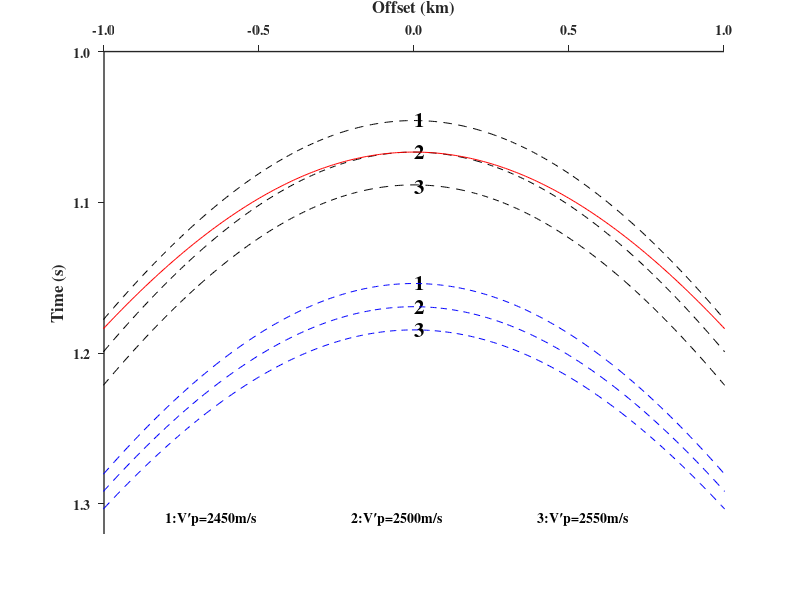

Write the MATLAB code that produced this figure.
clear

%vs=1500;vp=3000;Depth=1000;r=vs/vp;
%h=ezplot(@(a,x)myfun(a,x,r,Depth),[0 1 -2000 2000])
%C=get(h,'contourMatrix');
%a=C(1,2:end);
%X=C(2,2:end);
%t=Depth./cos(asin(a))/vp+Depth./cos(asin(0.5*a))/vs;
%plot(X,t,'r')
%hold on

%%%%%%%%%%% Map migration (stack impulse)%%%%%%%
%%%%% single shot %%%%%%%
%for k=1:10:181  
%   ezplot(@(x,y)myfun(x,y,sx,rx,vp,vs,t(k)),[-2000 2000 -2000  2000]); 
%   hold on; 
%end
%%%%% single offset multishot%%%%%%%
%for k=100:50:400
%   ezplot(@(x,y)myfun(x,y,sx+k,X(120)+k,vp,vs,t(120)),[-2000 2000 -2000    2000]); 
%   hold on; 
%end

%%%%%%%%%  Matrix manner to compute Demigration traveltime %%%%%%%
%clear
%vp_dem=2450:20:2550;vs_dem=1300;vs=1500;vp=2500;h=700;
%Depth_dem=(vs_dem/vs*(vp+vs)./(vp_dem+vs_dem))*h;
%r1=vs_dem./vp_dem;
%sx=200;rx=1000;
%a=0:pi/(180*4):pi/6;
%a11=asin(r1'*sin(a));
%X1=repmat(Depth_dem',[1,121]).*(repmat(tan(a),[6 1])+tan(a11));
%t1=((Depth_dem./vp_dem)'*cos(a)+(repmat(Depth_dem',[1,121])./cos(a11))/vs_dem);
%plot(X1',t1')

%%%%%%%%%  For loop manner to compute Demigration traveltime %%%%%%%
%%%%%%  Demigration with PS image %%%%%%%
fid=figure(1);
get(fid,'position')
set(fid,'position',[200 100 500 500]);%set figure position and size ([left bottom width height]) on the screen.
hold on
%plot(lowvel_init_vp(:,aaaa),[1:700],'color','b','linestyle','--','linewidth',1.5);
set(gca,'ydir','reverse','xlim',[-1000 1000],'xtick',[-1000:500:1000],'xticklabel','-1.0|-0.5|0.0|0.5|1.0','xaxislocation','top');
set(gca,'ylim',[1 1.32],'ytick',[1:0.1:1.4],'yticklabel','1.0|1.1|1.2|1.3');
%set(gca,'ylim',[0.5 1.5],'ytick',[0.5:0.25:1.5],'yticklabel','0.5|0.75|1.25|1.5');
set(gca,'tickdir','out','linewidth',1);
set(gca,'fontsize',10,'fontname','times','fontweight','bold');
xlabel('Offset (km)','fontsize',12,'fontname','times','fontweight','bold');
ylabel('Time (s)','fontsize',12,'fontname','times','fontweight','bold');
text(1500,2000,'0.0','fontsize',10,'fontname','times','fontweight','bold');
%text(950,730,'1.0','fontsize',10,'fontname','times','fontweight','bold');
%text(1950,730,'2.0','fontsize',10,'fontname','times','fontweight','bold');
%text(2950,730,'3.0','fontsize',10,'fontname','times','fontweight','bold');
%text(3950,730,'4.0','fontsize',10,'fontname','times','fontweight','bold');
%text(4950,730,'5.0','fontsize',10,'fontname','times','fontweight','bold');
%
vs=1500;vp=2500;h=1000;
for i=2450:50:2550
    vp_dem=i;vs_dem=1300;
    Depth_dem=(vs_dem/vs*(vp+vs)/(vp_dem+vs_dem))*h;
%   Depth_dem=h;
    r1=vs_dem/vp_dem;
    sx=200;rx=1000;
    a=-pi/4:pi/(180*4):pi/4;
    a11=asin(r1*sin(a));
    X1=Depth_dem*(tan(a)+tan(a11));
    %t=(h/cos(a)/vp+h/cos(a*r)/vs);
    t1=(Depth_dem./cos(a)/vp_dem+Depth_dem./cos(a11)/vs_dem);
    hold on
	plot(X1,t1,'k--')
end

text(3,1.045,'1','fontsize',15,'fontname','times','fontweight','bold');
text(3,1.066,'2','fontsize',15,'fontname','times','fontweight','bold');
text(3,1.089,'3','fontsize',15,'fontname','times','fontweight','bold');
text(3,1.153,'1','fontsize',15,'fontname','times','fontweight','bold');
text(3,1.169,'2','fontsize',15,'fontname','times','fontweight','bold');
text(3,1.184,'3','fontsize',15,'fontname','times','fontweight','bold');
text(-800,1.31,'1:V{\prime}p=2450m/s','fontsize',10,'fontname','times','fontweight','bold');
text(-200,1.31,'2:V{\prime}p=2500m/s','fontsize',10,'fontname','times','fontweight','bold');
text(400,1.31,'3:V{\prime}p=2550m/s','fontsize',10,'fontname','times','fontweight','bold');
%%%%%% PS Traveltime with True Vp%%%%%%%
    vp_dem=2500;vs_dem=1500;
    Depth_dem=(vs_dem/vs*(vp+vs)/(vp_dem+vs_dem))*h;
%   Depth_dem=h;
    r1=vs_dem/vp_dem;
    sx=200;rx=1000;
    a=-pi/4:pi/(180*4):pi/4;
    a11=asin(r1*sin(a));
    X1=Depth_dem*(tan(a)+tan(a11));
    %t=(h/cos(a)/vp+h/cos(a*r)/vs);
    t1=(Depth_dem./cos(a)/vp_dem+Depth_dem./cos(a11)/vs_dem);
    hold on
    plot(X1,t1,'r')

%%%%%% PS Demigration with True depth%%%%%%%
for i=2450:50:2550
    vp_dem=i;vs_dem=1300;
%   Depth_dem=(vs_dem/vs*(vp+vs)/(vp_dem+vs_dem))*h;
    Depth_dem=(vp_dem)/vp*h;
    r1=vs_dem/vp_dem;
    sx=200;rx=1000;
    a=-pi/4:pi/(180*4):pi/4;
    a11=asin(r1*sin(a));
    X1=Depth_dem*(tan(a)+tan(a11));
    %t=(h/cos(a)/vp+h/cos(a*r)/vs);
    t1=(Depth_dem./cos(a)/vp_dem+Depth_dem./cos(a11)/vs_dem);
    hold on
    plot(X1,t1,'b--')
end
%for i=2450:20:2550
%    vp_dem=i;vs_dem=1300;
%%   Depth_dem=(vs_dem/vs*(vp+vs)/(vp_dem+vs_dem))*h;
%    Depth_dem=450;
%    r1=vs_dem/vp_dem;
%    sx=200;rx=1000;
%    a=-pi/4:pi/(180*4):pi/4;
%    a11=asin(r1*sin(a));
%    X1=Depth_dem*(tan(a)+tan(a11));
%    %t=(h/cos(a)/vp+h/cos(a*r)/vs);
%    t1=(Depth_dem./cos(a)/vp_dem+Depth_dem./cos(a11)/vs_dem);
%    hold on
%    plot(X1,t1,'g')
%end
%
